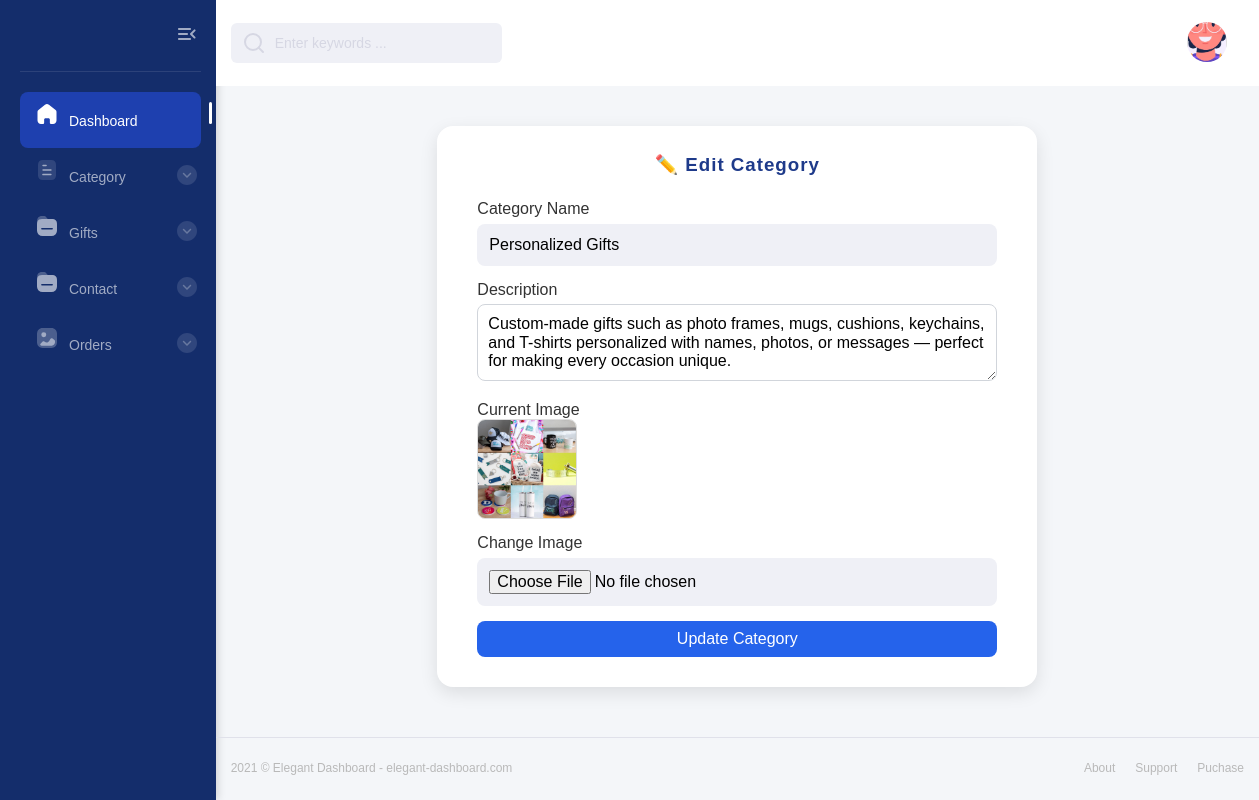
Screenshot of /admin_app/edit_category/3 with the database file from the repository.
### admin_app/models.py (models this page shows)
class CategoryDb(models.Model):
    Category_name=models.CharField(max_length=100,null=True,blank=True)
    Description=models.TextField(null=True,blank=True)
    Cover_Image=models.ImageField(upload_to='category_image', null=True, blank=True)

### admin_app/views.py (the view)
# urls.py: path('edit_category/<int:category_id>',views.edit_category,name="edit_category"),
def edit_category(request,category_id):
    category=CategoryDb.objects.get(id=category_id)
    return render(request,"Edit_category.html",{"category":category})

### admin_app/templates/Edit_category.html (shortened to what this page needs)
<!DOCTYPE html>
{% extends 'index.html' %}
{% block content %}
<html lang="en">
<head>
</head>
<body>
<div class="edit-container">
    <h3>✏️ Edit Category</h3>
    <form method="post" action="{% url 'update_category' category.id %}" enctype="multipart/form-data">
    <label>Category Name</label>
    <input type="text" name="category_name" class="form-control" value="{{ category.Category_name }}" required>
    <label>Description</label>
    <textarea name="description" class="form-control" rows="3" required>{{ category.Description }}</textarea>
    <label>Current Image</label>
    <img src="{{ category.Cover_Image.url }}" alt="Current Category Image">
    <label>Change Image</label>
    <input type="file" name="Cover_Image" class="form-control">
    <button type="submit" class="btn btn-primary mt-3">Update Category</button>
</form>
</div>
</body>
</html>
{% endblock %}

### admin_app/templates/Edit_category.html (style rules this page uses)
body { background-color: #f4f6f9; font-family: 'Poppins', sans-serif; }
.edit-container { max-width: 600px; margin: 40px auto; background: #ffffff; border-radius: 16px; box-shadow: 0 6px 18px rgba(0,0,0,0.1); padding: 30px 40px; }
h3 { text-align: center; color: #1e3a8a; font-weight: 600; margin-bottom: 25px; }
label { font-weight: 500; color: #333; }
.form-control { width: 100%; padding: 10px; border: 1px solid #d1d5db; border-radius: 8px; margin-top: 5px; margin-bottom: 15px; transition: all 0.3s ease; }
img { display: block; width: 100px; height: 100px; object-fit: cover; border-radius: 8px; margin-bottom: 15px; border: 1px solid #ddd; }
.btn { width: 100%; padding: 10px; border-radius: 8px; border: none; font-weight: 500; cursor: pointer; transition: 0.3s; }
.btn-primary { background-color: #2563eb; color: white; }

### rows the page displays
CategoryDb: category_name "Personalized Gifts", description "Custom-made gifts such as photo frames, mugs, cushions, keychains, and T-shirts personalized with names, photos, or messages — perfect for making every occasion unique.", Cover_Image (picture)
